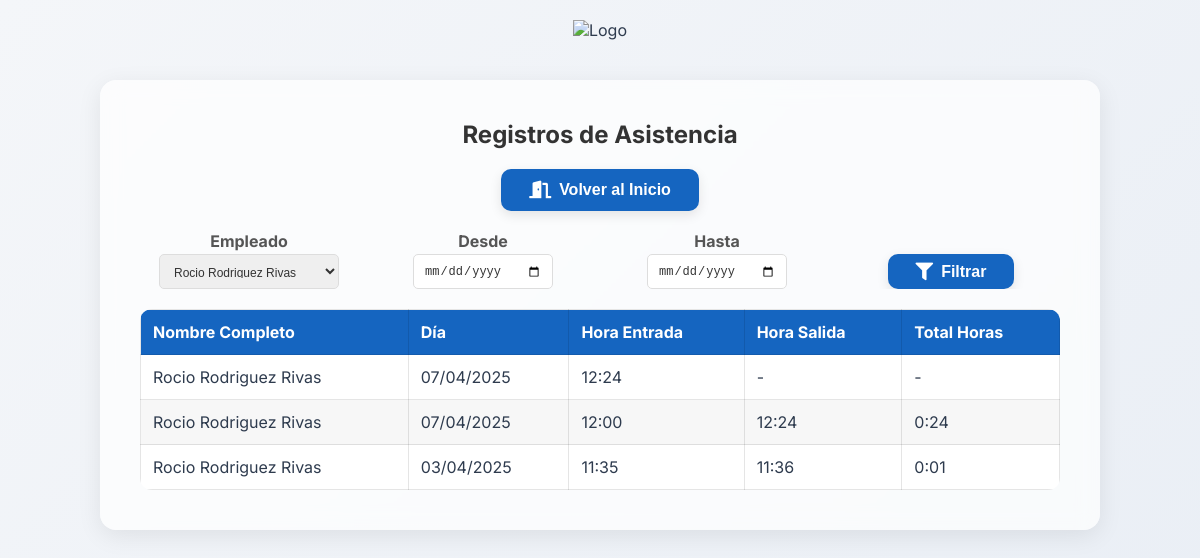
/consultar_horarios?empleado_id=2 (signed in), run on the app's committed database.
### models.py (models this page shows, shortened)
class Registro(db.Model):
    __tablename__ = "registro"
    id = db.Column(db.Integer, primary_key=True)
    empleado_id = db.Column(db.Integer, db.ForeignKey('empleado.id'), nullable=False)
    fecha_hora_entrada = db.Column(db.DateTime, nullable=False)
    fecha_hora_salida = db.Column(db.DateTime, nullable=True)
    tipo = db.Column(db.String, db.CheckConstraint("tipo IN ('Trabajo', 'Vacaciones', 'Ausencia', 'Baja')", name='check_tipo'), nullable=False)
    empleado = db.relationship('Empleado', backref='registros')

class Empleado(UserMixin, db.Model):  # Modificamos el modelo Empleado para que herede UserMixin
    __tablename__ = "empleado"
    id = db.Column(db.Integer, primary_key=True, autoincrement=True, nullable=False)
    nombre = db.Column(db.String(100), nullable=False)
    usuario = db.Column(db.String(10), unique=True, nullable=False)
    password = db.Column(db.String(200), nullable=False)  # Aseguramos que la contraseña sea suficientemente larga
    cargo = db.Column(db.String(30), nullable=False)
    alias = db.Column(db.String, nullable=False)
    nombre_completo = db.Column(db.String, nullable=False)
    dni = db.Column(db.String, nullable=True)
    seguridad_social = db.Column(db.String, nullable=True)
    sede = db.Column(db.String, db.CheckConstraint("sede IN ('Merida', 'Navalmoral')", name='check_sede'), nullable=True)
    telefono = db.Column(db.String(9), nullable=False)
    email = db.Column(db.String(100), nullable=False)
    fecha_alta = db.Column(db.DateTime, nullable=False)
    fecha_baja = db.Column(db.DateTime, nullable=True)
    sabados = db.Column(db.Boolean, nullable=False)
    activo = db.Column(db.Boolean, nullable=False)

### main.py (the view)
@app.route('/consultar_horarios')
@login_required
def consultar_horarios():
    empleado_id = request.args.get('empleado_id', type=int)
    fecha_desde = request.args.get('fecha_desde')
    fecha_hasta = request.args.get('fecha_hasta')
    query = Registro.query.options(joinedload(Registro.empleado))
    if empleado_id:
        query = query.filter(Registro.empleado_id == empleado_id)
    if fecha_desde:
        fecha_desde_dt = datetime.strptime(fecha_desde, '%Y-%m-%d')
        query = query.filter(Registro.fecha_hora_entrada >= fecha_desde_dt)
    if fecha_hasta:
        fecha_hasta_dt = datetime.strptime(fecha_hasta, '%Y-%m-%d')
        fecha_hasta_dt = fecha_hasta_dt.replace(hour=23, minute=59, second=59)
        query = query.filter(Registro.fecha_hora_entrada <= fecha_hasta_dt)
    registros_filtrados = query.order_by(Registro.fecha_hora_entrada.desc()).all()
    empleados_ids_con_registros = query.with_entities(distinct(Registro.empleado_id)).subquery()
    empleados = Empleado.query.filter(Empleado.id.in_(empleados_ids_con_registros)).all()
    return render_template('consultar_horarios.html',
        registros=registros_filtrados,
        empleados=empleados,
        filtro_empleado_id=empleado_id,
        filtro_fecha_desde=fecha_desde,
        filtro_fecha_hasta=fecha_hasta
    )

### main.py (called while the page is built)
@login_manager.user_loader
def load_user(user_id):
    return Empleado.query.get(int(user_id))

### templates/consultar_horarios.html (shortened to what this page needs)
<!DOCTYPE html>
<html lang="es">
<head>
  <link rel="stylesheet" href="https://cdnjs.cloudflare.com/ajax/libs/font-awesome/5.15.4/css/all.min.css"/>
  <link rel="stylesheet" href="{{ url_for('static', filename='css/style.css') }}">
</head>
<body>
  <header>
    <img src="{{ url_for('static', filename='logo.png') }}" alt="Logo" class="logo" />
  </header>
  <main>
    <h1>Registros de Asistencia</h1>
    <div class="buttons">
      <form action="{{ url_for('index') }}" method="get">
        <button class="btn btn-blue" type="submit">
          <i class="fas fa-door-open"></i> Volver al Inicio
        </button>
      </form>
    </div>
    <form method="get" class="form-container">
  <div class="form-row" style="display: flex; gap: 16px; flex-wrap: nowrap; align-items: flex-end; overflow-x: auto;">
    <div class="form-group">
      <label for="empleado_id">Empleado</label>
      <select name="empleado_id" id="empleado_id" class="input" style="width: 180px; height: 35px;">
        {% for empleado in empleados %}
          <option value="{{ empleado.id }}" {% if empleado.id == filtro_empleado_id %}selected{% endif %}>
            {{ empleado.nombre_completo }}
          </option>
        {% endfor %}
      </select>
    </div>
    <div class="form-group">
      <label for="fecha_desde">Desde</label>
      <input type="date" name="fecha_desde" id="fecha_desde" value="{{ filtro_fecha_desde }}" class="input" style="width: 140px; height: 35px;">
    </div>
    <div class="form-group">
      <label for="fecha_hasta">Hasta</label>
      <input type="date" name="fecha_hasta" id="fecha_hasta" value="{{ filtro_fecha_hasta }}" class="input" style="width: 140px; height: 35px;">
    </div>
    <div class="form-group" style="margin-top: 6px;">
      <button type="submit" class="btn btn-blue" style="height: 35px;">
        <i class="fas fa-filter"></i> Filtrar
      </button>
    </div>
  </div>
</form>
    <table>
      <thead>
        <tr>
          <th>Nombre Completo</th>
          <th>Día</th>
          <th>Hora Entrada</th>
          <th>Hora Salida</th>
          <th>Total Horas</th>
        </tr>
      </thead>
      <tbody>
        {% for registro in registros %}
        <tr>
          <td>{{ registro.empleado.nombre_completo }}</td>
          <td>{{ registro.fecha_hora_entrada.strftime('%d/%m/%Y') }}</td>
          <td>{{ registro.fecha_hora_entrada.strftime('%H:%M') }}</td>
          <td>
            {% if registro.fecha_hora_salida %}
              {{ registro.fecha_hora_salida.strftime('%H:%M') }}
            {% else %}
              -
            {% endif %}
          </td>
          <td>
            {% if registro.fecha_hora_salida %}
              {% set delta = registro.fecha_hora_salida - registro.fecha_hora_entrada %}
              {{ '%d:%02d' % (delta.total_seconds() // 3600, (delta.total_seconds() % 3600) // 60) }}
            {% else %}
              -
            {% endif %}
          </td>
        </tr>
        {% endfor %}
      </tbody>
    </table>
  </main>
</body>
</html>

### static/css/style.css (style rules this page uses)
* { margin: 0; padding: 0; box-sizing: border-box; }
body { font-family: 'Inter', sans-serif; background: linear-gradient(135deg, #f4f6f9, #e9eef5); color: #2e3b4e; display: flex; flex-direction: column; align-items: center; padding: 20px; min-height: 100vh; }
header { width: 100%; text-align: center; margin-bottom: 40px; animation: fadeInDown 0.6s ease-out; }
.logo { height: 80px; }
main { background: rgba(255, 255, 255, 0.7); backdrop-filter: blur(10px); border-radius: 16px; box-shadow: 0 6px 25px rgba(0, 0, 0, 0.08); width: 100%; max-width: 1000px; padding: 40px; text-align: center; animation: fadeInUp 0.8s ease-out; }
h1 { font-size: 2.3rem; margin-bottom: 30px; color: #1e2a36; animation: fadeIn 1s forwards 0.4s; }
.buttons { display: flex; justify-content: center; gap: 20px; flex-wrap: wrap; margin: 20px 0; }
.btn { padding: 12px 28px; border: none; border-radius: 10px; font-size: 1rem; font-weight: 600; cursor: pointer; transition: all 0.2s ease; display: inline-flex; align-items: center; justify-content: center; box-shadow: 0 4px 12px rgba(0, 0, 0, 0.1); text-decoration: none; color: #fff; }
.btn i, .btn .icon { margin-right: 8px; font-size: 1.1rem; }
.btn-blue { background-color: #1565c0; }
table { width: 100%; border-collapse: collapse; margin-top: 20px; background: rgba(255, 255, 255, 0.95); border-radius: 12px; overflow: hidden; animation: fadeIn 1s ease forwards 0.5s; }
th, td { padding: 12px; border: 1px solid rgba(0, 0, 0, 0.1); text-align: left; }
th { background-color: #1565c0; color: white; }
tr:nth-child(even) { background-color: rgba(0, 0, 0, 0.03); }
h1 { font-size: 24px; color: #333; text-align: center; margin-bottom: 20px; }
.form-row { display: flex; flex-wrap: wrap; gap: 20px; }
.form-group { flex: 1 1 45%; min-width: 200px; }
.form-group label { display: block; font-weight: bold; margin-bottom: 3px; color: #555; }
.form-group input, .form-group select { width: 100%; padding: 10px; border-radius: 5px; border: 1px solid #ddd; font-size: 12px; color: #333; }

### data on the page
Registro: empleado.nombre_completo "Rocio Rodriguez Rivas", fecha_hora_entrada "07/04/2025", fecha_hora_entrada "12:24"
Registro: empleado.nombre_completo "Rocio Rodriguez Rivas", fecha_hora_entrada "07/04/2025", fecha_hora_entrada "12:00", fecha_hora_salida "12:24", value "0:24"
Registro: empleado.nombre_completo "Rocio Rodriguez Rivas", fecha_hora_entrada "03/04/2025", fecha_hora_entrada "11:35", fecha_hora_salida "11:36", value "0:01"

### other printed values
form field empleado_id "Rocio Rodriguez Rivas"
